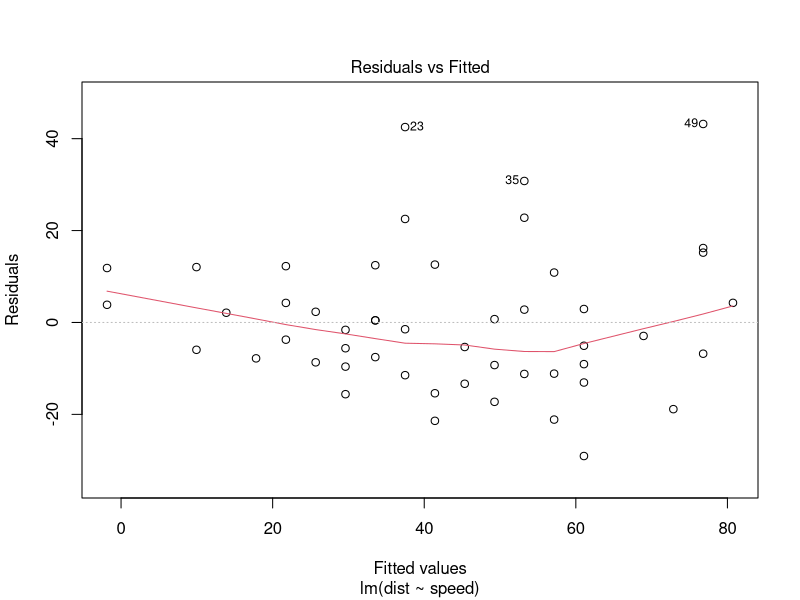
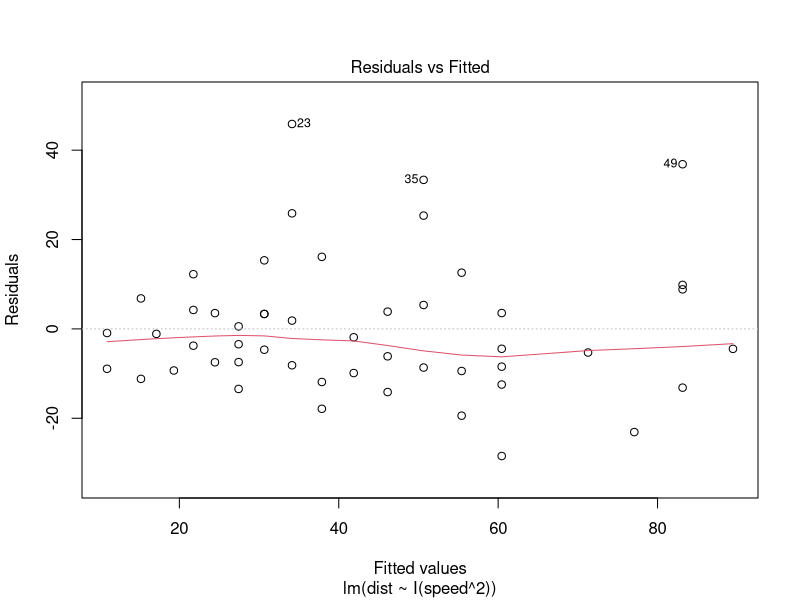
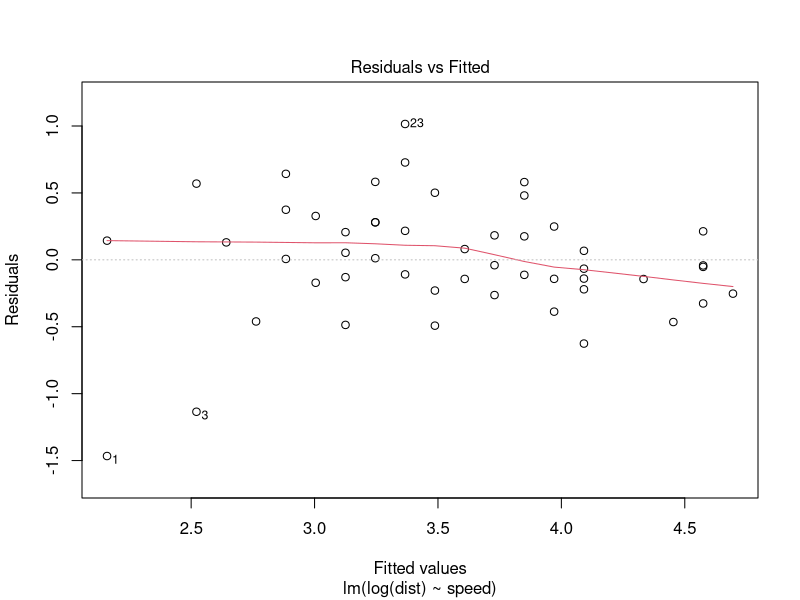
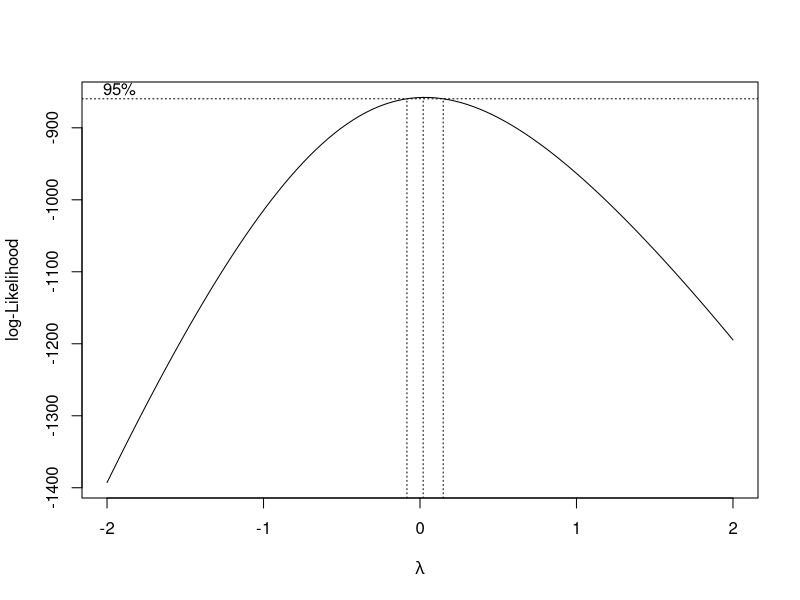

The R source for these figures, in order:
## ---- chunk 1
head(iris)

vbles_iris <- iris[, 1:4]
est_orig <- data.frame(
  Media = sapply(vbles_iris, mean),
  Desv_Est = sapply(vbles_iris, sd)
)

print(round(est_orig, 3))
## ---- chunk 2
vbles_estand_iris <- as.data.frame(scale(vbles_iris))
est_estand <- data.frame(
  Media = sapply(vbles_estand_iris, mean),
  Desv_Est = sapply(vbles_estand_iris, sd)
)

print(round(est_estand, 3))
## ---- chunk 3
modelo_coches <- lm(dist ~ speed, data = cars)
plot(modelo_coches, which = 1)
## ---- chunk 4
modelo_coches_pot <- lm(dist ~ I(speed^2), data = cars)
plot(modelo_coches_pot, which = 1)
modelo_coches_log <- lm(log(dist) ~ speed, data = cars)
plot(modelo_coches_log, which = 1)
## ---- chunk 5
library(MASS)
modelo_boston <- lm(medv ~ lstat, data = Boston)
boxcox(modelo_boston)
## ---- chunk 6
modelo_boston_log <- lm(log(medv) ~ lstat, data = Boston)
## ---- chunk 7
modelo_peso <- lm( mpg ~ wt*hp, data = mtcars)
summary(modelo_peso)
